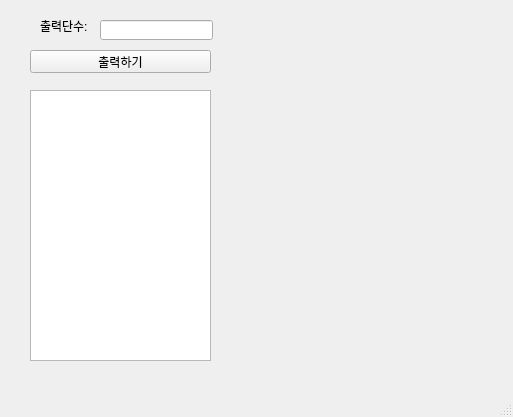
<?xml version="1.0" encoding="UTF-8"?>
<ui version="4.0">
 <class>PushButton</class>
 <widget class="QMainWindow" name="PushButton">
  <property name="geometry">
   <rect>
    <x>0</x>
    <y>0</y>
    <width>513</width>
    <height>417</height>
   </rect>
  </property>
  <property name="windowTitle">
   <string>MainWindow</string>
  </property>
  <widget class="QWidget" name="centralwidget">
   <widget class="QLabel" name="lbl">
    <property name="geometry">
     <rect>
      <x>40</x>
      <y>20</y>
      <width>56</width>
      <height>12</height>
     </rect>
    </property>
    <property name="text">
     <string>출력단수:</string>
    </property>
   </widget>
   <widget class="QLineEdit" name="le">
    <property name="geometry">
     <rect>
      <x>100</x>
      <y>20</y>
      <width>113</width>
      <height>20</height>
     </rect>
    </property>
   </widget>
   <widget class="QPushButton" name="pb">
    <property name="geometry">
     <rect>
      <x>30</x>
      <y>50</y>
      <width>181</width>
      <height>23</height>
     </rect>
    </property>
    <property name="text">
     <string>출력하기</string>
    </property>
   </widget>
   <widget class="QTextEdit" name="te">
    <property name="geometry">
     <rect>
      <x>30</x>
      <y>90</y>
      <width>181</width>
      <height>271</height>
     </rect>
    </property>
   </widget>
  </widget>
  <widget class="QMenuBar" name="menubar">
   <property name="geometry">
    <rect>
     <x>0</x>
     <y>0</y>
     <width>513</width>
     <height>21</height>
    </rect>
   </property>
  </widget>
  <widget class="QStatusBar" name="statusbar"/>
 </widget>
 <resources/>
 <connections/>
 <slots>
  <slot>click()</slot>
 </slots>
</ui>
